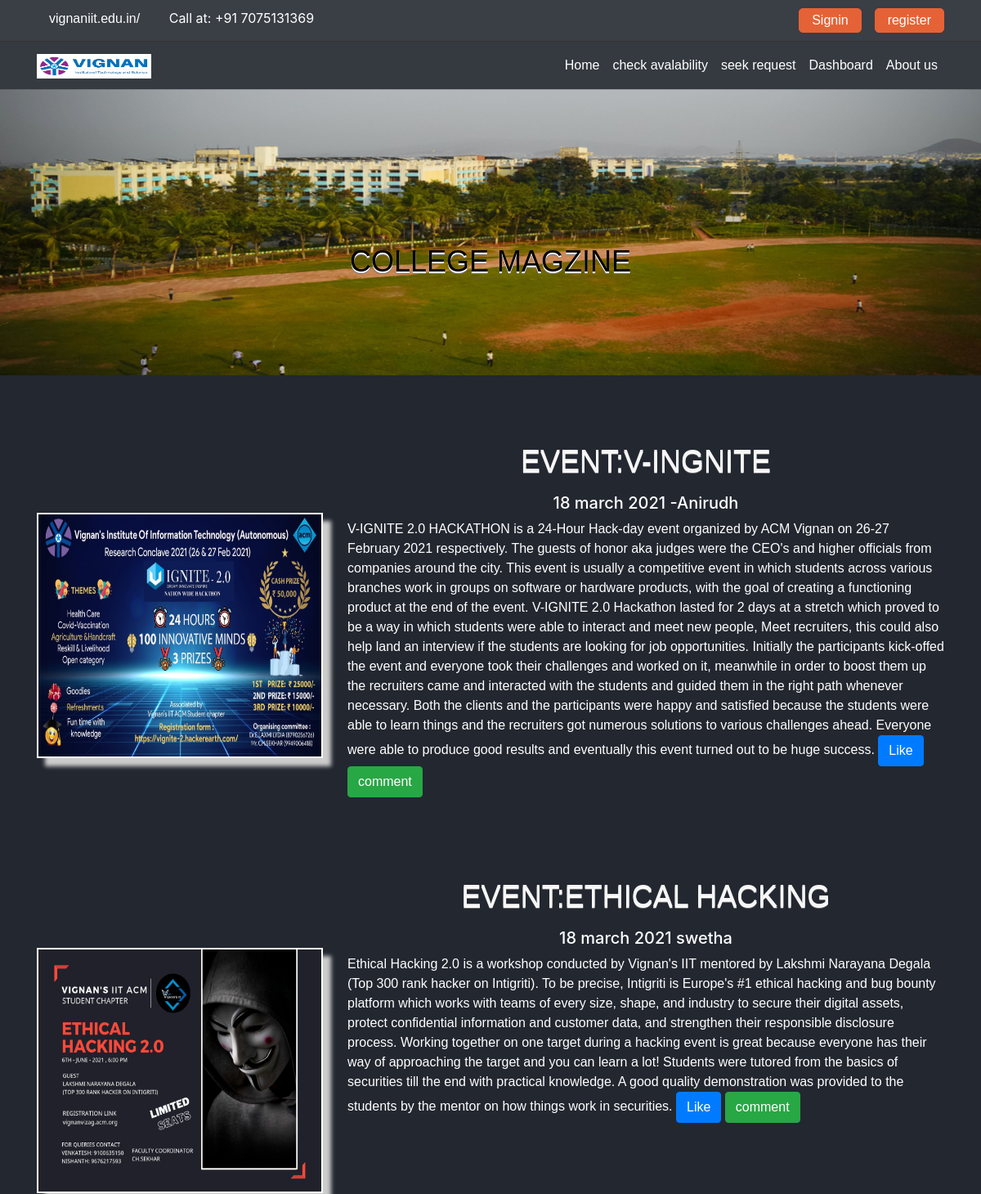
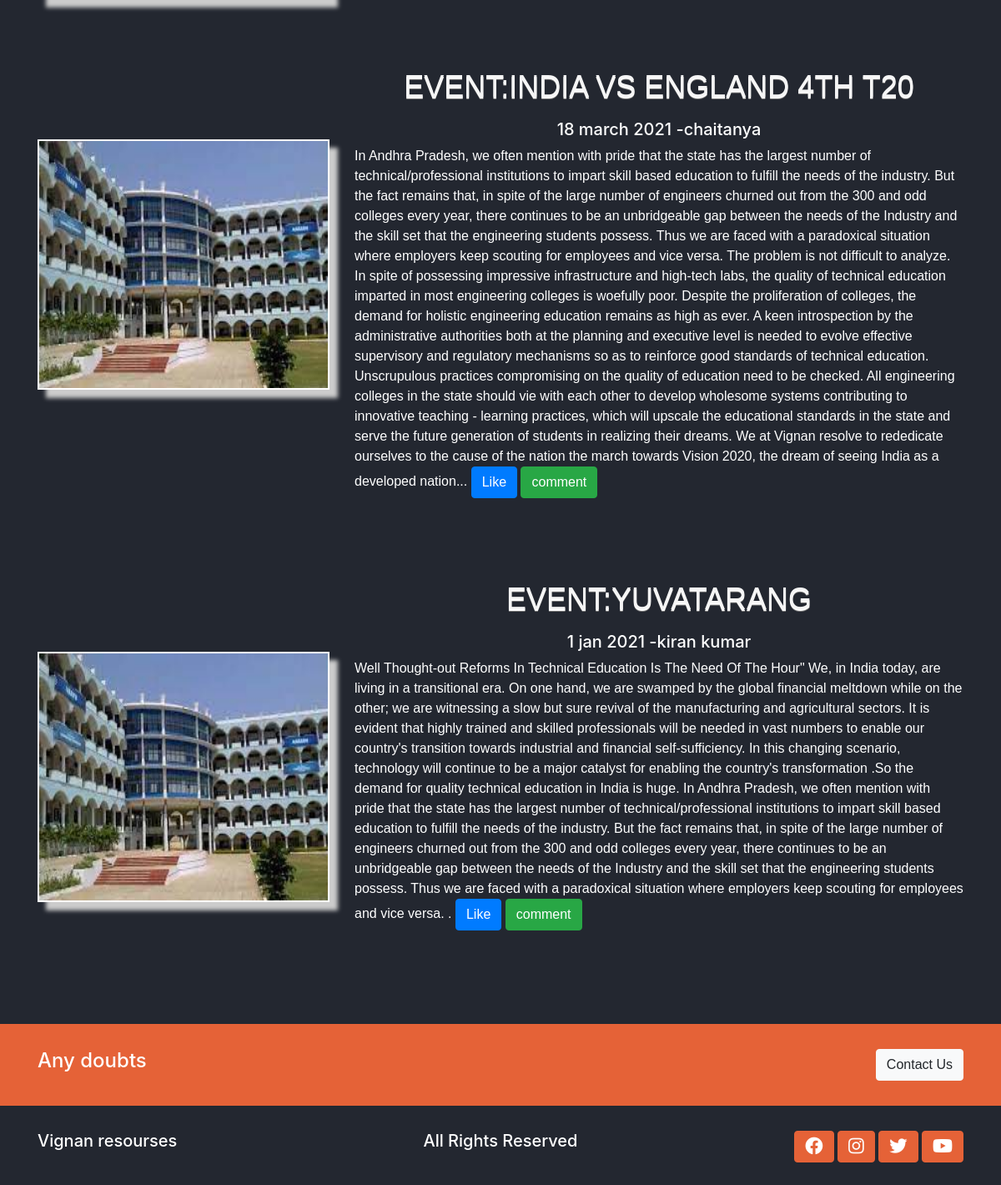
The page / on the database its author committed (2 pictures, top to bottom).
### webapp/models.py (models this page shows, shortened)
class magazine(models.Model):
    heading=models.CharField(max_length=255)
    date=models.CharField(max_length=255)
    name=models.CharField(max_length=255)
    photo=models.ImageField(upload_to='media/magazine/')
    likes=models.ManyToManyField(User,related_name='likes',blank=True)
    description=models.TextField()
    createddate=models.DateTimeField(default=datetime.now,blank=True)

### webapp/views.py (the view)
# urls.py: path('',views.home,name="home"),
def home(request):
    mag=magazine.objects.order_by('-createddate')
    data={
        'magz':mag,
    }
    return render(request,'webpages/home.html',data)

### templates/webpages/home.html
{% extends 'webpages/base.html'%}
{% load static %}
{% block content %}
{% include 'includes/main.html' %}
{% endblock %}

### templates/includes/main.html (shortened to what this page needs)
{% load static %}
{% block content %}
  <main class="contact-us">
    <div class="banner">
      <img src="{% static './assets/images/slide5.jpg' %}" alt="" class="img-fluid w-100">
      <h1 class="text-center" id="heading" style="color: black;">
         college magzine
      </h1>
    </div>
    <section class="container mt-5 mb-5">
      <div id="pot">
      </div>
    {% for b in magz %}
      <div class="row mt-5"  id="ab">
        <div class="col-md-4">
         <a href="{% url 'details' b.id %}"> <img src="{{ b.photo.url }}" alt="" class="img-fluid" ></a>
        </div>
        <div class="col-md-8 animate__animated animate__fadeInRight">
          <h2 class="text-center" id="a">EVENT:{{ b.heading }}</h2>
          <h5 class="text-center">{{ b.date }} {{b.name}}</h5>
          <p>
          {{ b.description }}
          <a href="{%  url 'details' b.id  %}"><input type="submit" value="Like" class="btn btn-primary"></a>
          <a href="{%  url 'details' b.id  %}"><input type="submit" value="comment" class="btn btn-success"></a>
          </p>
        </div>
      </div>
      {% endfor %}
    </section>
  </main>
{% endblock %}

### static/css/base.css (style rules this page uses)
:root { --primary: #232730; --secondary: #3a3e45; --white: #888787; --accent: #e56237; }
body { background-color: var(--primary); color: #fff; }
a { color: #fff; }
h2, h3 { color: var(--accent); }
main { overflow: hidden; }

### static/css/utils.css (style rules this page uses)
.banner { position: relative; }
.banner img { height: 350px; width: 100%; }
.banner h1 { position: absolute; top: 50%; left: 50%; transform: translate(-50%, -50%); }

### templates/includes/navbar.html (style rules this page uses)
a { font-family: sans-serif; }

### templates/includes/main.html (style rules this page uses)
#heading { margin: 1em 0 0.5em 0; color: whitesmoke; font-weight: normal; font-family: 'Ultra', sans-serif; font-size: 36px; line-height: 42px; text-transform: uppercase; text-shadow: 0 2px white, 0 3px #777; }
#pot { bottom: 15%; position: absolute; -webkit-animation: linear infinite; -webkit-animation-name: run; -webkit-animation-duration: 5s; }
#ab img { height: 300px; margin-top: 120px; border:2px solid #fff; background: url(img/tiger.png) no-repeat; box-shadow: 10px 10px 5px #ccc; -moz-box-shadow: 10px 10px 5px #ccc; -webkit-box-shadow: 10px 10px 5px #ccc; -khtml-box-shadow: 10px 10px 5px #ccc; }
#a { margin: 1em 0 0.5em 0; color: whitesmoke; font-weight: normal; font-family: 'Ultra', sans-serif; font-size: 36px; line-height: 42px; text-transform: uppercase; text-shadow: 0 2px white, 0 3px #777; }
p { font-family: sans-serif; }
.banner img { backdrop-filter: blur(3px); }

### rows shown on the page
magazine: photo (picture), heading "V-INGNITE", date "18 march 2021", name "-Anirudh", description "V-IGNITE 2.0 HACKATHON is a 24-Hour Hack-day event organized by ACM Vignan on 26-27 February 2021 respectively. The guests of honor aka judges were the CEO's and higher officials from companies around the city. This event is usually a competitive event in which students across various branches work in groups on software or hardware products, with the goal of creating a functioning product at the end of the event. V-IGNITE 2.0 Hackathon lasted for 2 days at a stretch which proved to be a way in which students were able to interact and meet new people, Meet recruiters, this could also help land an interview if the students are looking for job opportunities. Initially the participants…"
magazine: photo (picture), heading "ETHICAL HACKING", date "18 march 2021", name "swetha", description "Ethical Hacking 2.0 is a workshop conducted by Vignan's IIT mentored by Lakshmi Narayana Degala (Top 300 rank hacker on Intigriti). To be precise, Intigriti is Europe's #1 ethical hacking and bug bounty platform which works with teams of every size, shape, and industry to secure their digital assets, protect confidential information and customer data, and strengthen their responsible disclosure process. Working together on one target during a hacking event is great because everyone has their way of approaching the target and you can learn a lot! Students were tutored from the basics of securities till the end with practical knowledge. A good quality demonstration was provided to the…"
magazine: photo (picture), heading "INDIA VS ENGLAND 4TH T20", date "18 march 2021", name "-chaitanya", description "In Andhra Pradesh, we often mention with pride that the state has the largest number of technical/professional institutions to impart skill based education to fulfill the needs of the industry. But the fact remains that, in spite of the large number of engineers churned out from the 300 and odd colleges every year, there continues to be an unbridgeable gap between the needs of the Industry and the skill set that the engineering students possess. Thus we are faced with a paradoxical situation where employers keep scouting for employees and vice versa. The problem is not difficult to analyze. In spite of possessing impressive infrastructure and high-tech labs, the quality of technical…"
magazine: photo (picture), heading "YUVATARANG", date "1 jan 2021", name "-kiran kumar", description "Well Thought-out Reforms In Technical Education Is The Need Of The Hour\" We, in India today, are living in a transitional era. On one hand, we are swamped by the global financial meltdown while on the other; we are witnessing a slow but sure revival of the manufacturing and agricultural sectors. It is evident that highly trained and skilled professionals will be needed in vast numbers to enable our country's transition towards industrial and financial self-sufficiency. In this changing scenario, technology will continue to be a major catalyst for enabling the country's transformation .So the demand for quality technical education in India is huge. In Andhra Pradesh, we often mention with…"
